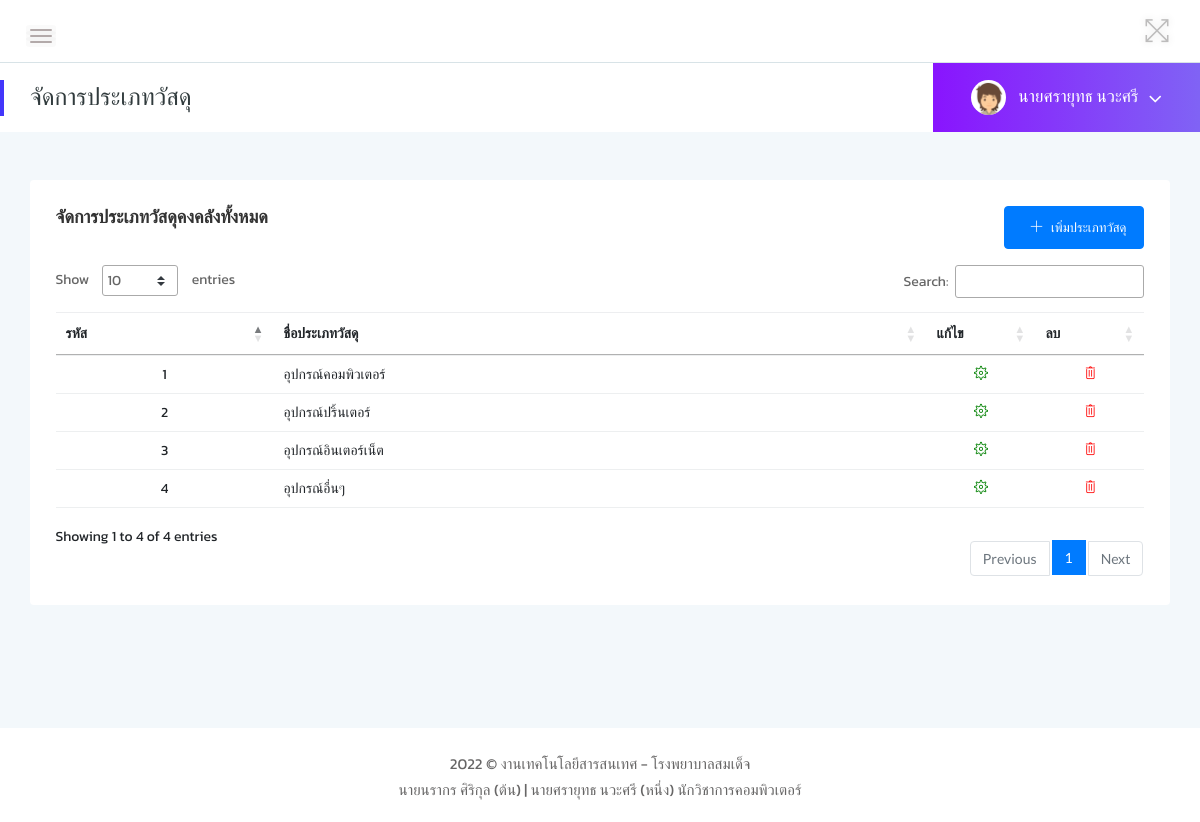
The app's page /manage-tool-type.php (signed in) with its own data.
### tables this page shows
CREATE TABLE `type_stock` (
  `s_id` int(11) NOT NULL,
  `s_name` varchar(255) DEFAULT NULL
);

### manage-tool-type.php (the view, shortened to what this page needs)
<?php
include "db/connect-db.php";
$sql = "SELECT * FROM type_stock";
$result = mysqli_query($conn, $sql);
?>
<?php
if (!$_SESSION["user_id"]) {
    Header("Location: index.php");
} else { ?>
    <?php include 'components/head.php' ?>
    <div class="page-container">
        <div class="main-content">
            <?php include 'components/header.php' ?>
            <div class="page-title-area">
                <div class="row align-items-center">
                    <div class="col-sm-6">
                        <div class="breadcrumbs-area clearfix">
                            <h4 class="page-title pull-left">จัดการประเภทวัสดุ</h4>
                        </div>
                    </div>
                    <?php include 'components/username.php' ?>
                </div>
            </div>
            <div class="main-content-inner">
                <div class="col-12 mt-5">
                    <div class="card">
                        <div class="card-body">
                            <div class="row">
                                <div class="col-lg-6">
                                    <h4 class="header-title">จัดการประเภทวัสดุคงคลังทั้งหมด</h4>
                                </div>
                                <div class="col-lg-6">
                                    <div class="row justify-content-end">
                                        <div class="col-lg-2 ">
                                            <a href="manage-tool-type-add.php" style="float: right;" class="mb-3 btn btn-primary"><i class="ti-plus mx-2"></i>เพิ่มประเภทวัสดุ</a>
                                        </div>
                                    </div>
                                </div>
                            </div>
                            <div class="data-tables ">
                                <div class="table-responsive">
                                    <table id="dataTable" class=" table table table-stripped text-center" style="width:100%">
                                        <thead>
                                            <tr>
                                                <th width='20%'>รหัส</th>
                                                <th width='60px'>ชื่อประเภทวัสดุ</th>
                                                <th width='10%'>แก้ไข</th>
                                                <th width='10%'>ลบ</th>
                                            </tr>
                                        </thead>
                                        <tbody>
                                            <?php while ($row = mysqli_fetch_array($result)) { ?>
                                                <tr>
                                                    <td><?php echo $row['s_id'] ?></td>
                                                    <td align="left"><?php echo $row['s_name'] ?></td>
                                                    <td><a href="manage-tool-type-edit.php?s_id=<?php echo $row['s_id'] ?>"><i style="color: green;" class="ti-settings"></i></a></td>
                                                    <td><a href="manage-tool-type-del.php?del=<?php echo $row['s_id'] ?>" class="btn-del"><i style="color: red;" class="ti-trash"></i></a></td>
                                                </tr>
                                            <?php } ?>
                                        </tbody>
                                    </table>
                                </div>
                            </div>
                        </div>
                    </div>
                </div>
            </div>
        </div>
        <?php include 'components/footer.php' ?>
    <?php } ?>

### assets/css/typography.css (style rules this page uses)
body { font-size: 14px; font-family: 'Kanit', sans-serif; }
h1, h2, h3, h4, h5, h6 { margin: 0; font-family: 'Kanit', sans-serif; }
a, a:visited { text-decoration: none; transition: all 0.3s ease-in-out; -webkit-transition: all 0.3s ease-in-out; -moz-transition: all 0.3s ease-in-out; -o-transition: all 0.3s ease-in-out; outline: 0; font-family: 'Poppins', sans-serif; }

### assets/css/default-css.css (style rules this page uses)
* { margin: 0; padding: 0; box-sizing: border-box; }
*, *:before, *:after { -moz-box-sizing: border-box; -webkit-box-sizing: border-box; box-sizing: border-box; }
html { -webkit-font-smoothing: antialiased; }
body { background: #fff; font-weight: normal; -webkit-font-smoothing: antialiased; -webkit-text-size-adjust: 100%; }
:root { --primary-color: #4336FB; }

### assets/css/styles.css (style rules this page uses)
.page-container { width: 100%; height: 100%; min-height: 100vh; padding-left: 280px; -webkit-transition: padding-left 0.3s ease 0s; transition: padding-left 0.3s ease 0s; }
.sbar_collapsed.page-container { padding-left: 0; }
.card { border: none; border-radius: 4px; background-color: #fff; -webkit-transition: all 0.3s ease 0s; transition: all 0.3s ease 0s; }
.card-body { padding: 25.6px; padding: 1.6rem; }
.main-content { width: 100%; background: #F3F8FB; }
.main-content-inner { padding: 0 30px 50px; }
.page-title-area { padding: 0 30px; background: #fff; position: relative; }
.page-title-area:before { content: ''; position: absolute; left: 0; top: 50%; width: 4px; height: 36px; background: var(--primary-color); -webkit-transform: translateY(-50%); transform: translateY(-50%); }
.page-title { font-size: 24px; font-weight: 300; color: #313b3d; letter-spacing: 0; margin-right: 30px; }
.header-title { font-family: 'Kanit', sans-serif; font-size: 18px; font-weight: 600; letter-spacing: 0; color: #333; text-transform: capitalize; margin-bottom: 17px; }
.btn { padding: 11px 17px; font-size: 13px; letter-spacing: 0; }
table tr th { border-bottom: none; }
table tr th, table tr td { border-top: 1px solid rgba(120, 130, 140, 0.13) !important; }
table tr td [class^="ti-"] { cursor: pointer; }
table.dataTable.no-footer { border-bottom: 1px solid rgba(120, 130, 140, 0.13) !important; }
table.dataTable thead th, table.dataTable thead td { border-bottom-color: transparent; }

### assets/css/responsive.css (style rules this page uses)
@media (min-width: 1200px) and (max-width: 1364px) { .main-content-inner { padding: 0 15px 50px; } }
@media (min-width: 1200px) and (max-width: 1364px) { .page-container, .sbar_collapsed.page-container { padding-left: 0; } }

### records on screen
type_stock: s_id "1", s_name "อุปกรณ์คอมพิวเตอร์"
type_stock: s_id "2", s_name "อุปกรณ์ปริ้นเตอร์"
type_stock: s_id "3", s_name "อุปกรณ์อินเตอร์เน็ต"
type_stock: s_id "4", s_name "อุปกรณ์อื่นๆ"

### other values on screen
$_SESSION['pname'] "นาย"
$_SESSION['fullname'] "ศรายุทธ นวะศรี"
